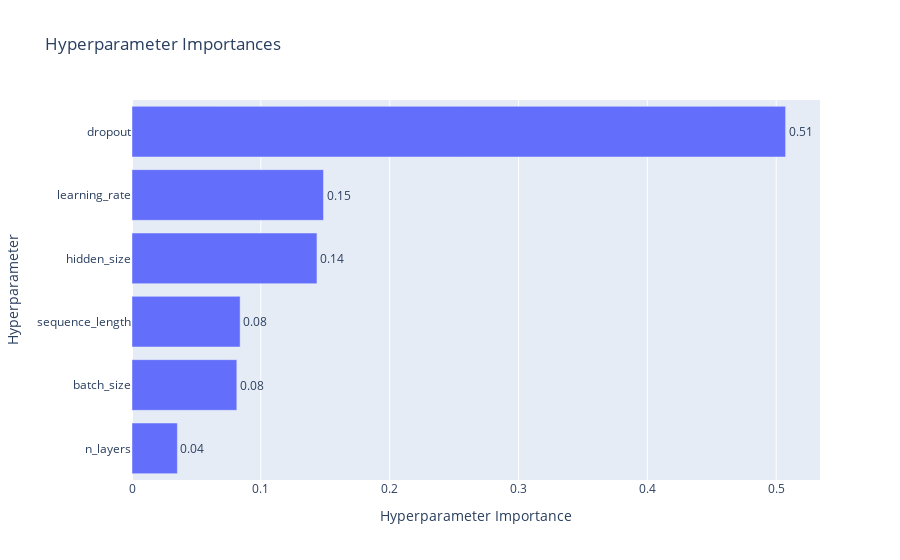

Write notebook code for a chart like this one.
### Code cell
def objective(trial, df_train_scaled, preprocessor, device):
    """Función objetivo para Optuna"""
    
    # Hiperparámetros a optimizar
    params = {
        'learning_rate': trial.suggest_float('learning_rate', 1e-5, 1e-2, log=True),
        'batch_size': trial.suggest_categorical('batch_size', [16, 32, 64]),
        'n_layers': trial.suggest_int('n_layers', 1, 3),
        'hidden_size': trial.suggest_int('hidden_size', 50, 150, step=25),
        'sequence_length': trial.suggest_int('sequence_length', 8, 16, step=2),
        'dropout': trial.suggest_float('dropout', 0.1, 0.5)
    }
    
    # Crear dataloaders con los hiperparámetros
    train_loader, val_loader, _ = create_dataloaders(
        df_train_scaled, None, preprocessor,
        sequence_length=params['sequence_length'],
        batch_size=params['batch_size'],
        val_years=[2021]
    )
    
    # Crear modelo
    input_size = len(preprocessor.feature_columns)
    model = DengueLSTM(
        input_size=input_size,
        hidden_size=params['hidden_size'],
        n_layers=params['n_layers'],
        dropout=params['dropout']
    ).to(device)
    
    # Optimizador y función de pérdida
    optimizer = optim.Adam(model.parameters(), lr=params['learning_rate'])
    criterion = nn.MSELoss()
    
    # Early stopping
    best_val_mae = float('inf')
    patience = 20
    patience_counter = 0
    
    # Entrenar por un número fijo de épocas
    n_epochs = 100
    
    for epoch in range(n_epochs):
        # Entrenar
        train_loss = train_epoch(model, train_loader, optimizer, criterion, device)
        
        # Evaluar
        val_loss, val_mae = evaluate_model(model, val_loader, criterion, device)
        
        # Early stopping
        if val_mae < best_val_mae:
            best_val_mae = val_mae
            patience_counter = 0
        else:
            patience_counter += 1
            
        if patience_counter >= patience:
            break
        
        # Reportar a Optuna
        trial.report(val_mae, epoch)
        
        # Pruning
        if trial.should_prune():
            raise optuna.TrialPruned()
    
    return best_val_mae

# Ejecutar búsqueda de hiperparámetros
print("Iniciando búsqueda de hiperparámetros con Optuna...")

study = optuna.create_study(
    direction='minimize',
    pruner=optuna.pruners.MedianPruner(n_startup_trials=5, n_warmup_steps=10)
)

# Optimizar
study.optimize(
    lambda trial: objective(trial, df_train_scaled, preprocessor, device),
    n_trials=100#,
    #timeout=3600  # 1 hora máximo
)

# Mostrar mejores hiperparámetros
print("\n=== MEJORES HIPERPARÁMETROS ===")
best_params = study.best_params
for key, value in best_params.items():
    print(f"{key}: {value}")
print(f"\nMejor MAE en validación: {study.best_value:.4f}")

# Visualizar importancia de hiperparámetros
fig = optuna.visualization.plot_param_importances(study)
fig.show()

### Figure 1 — Plotly figure (JSON) as saved in the notebook; plotly's stock layout.template omitted (floating-point values rounded to 4 significant figures)
{"data": [{"cliponaxis": false, "hovertemplate": ["n_layers (IntDistribution): 0.035212191857011785<extra></extra>", "batch_size (CategoricalDistribution): 0.0813688125639387<extra></extra>", "sequence_length (IntDistribution): 0.0839286022500976<extra></extra>", "hidden_size (IntDistribution): 0.14355862564782432<extra></extra>", "learning_rate (FloatDistribution): 0.148638317551988<extra></extra>", "dropout (FloatDistribution): 0.5072934501291396<extra></extra>"], "name": "Objective Value", "orientation": "h", "text": ["0.04", "0.08", "0.08", "0.14", "0.15", "0.51"], "textposition": "outside", "type": "bar", "x": [0.03521, 0.08137, 0.08393, 0.1436, 0.1486, 0.5073], "y": ["n_layers", "batch_size", "sequence_length", "hidden_size", "learning_rate", "dropout"]}], "layout": {"title": {"text": "Hyperparameter Importances"}, "xaxis": {"title": {"text": "Hyperparameter Importance"}}, "yaxis": {"title": {"text": "Hyperparameter"}}}}
